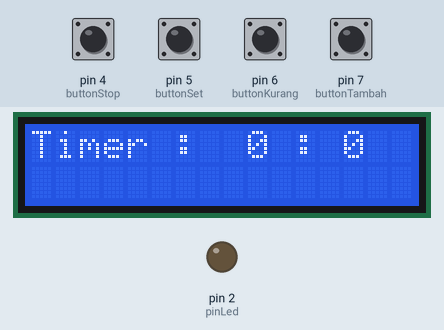
This sketch was run on a simulated Arduino Uno, built with avr-gcc and run on an emulated ATmega328P. Shown: 16×2 character LCD, output pins drawn as LEDs (lit = HIGH). The inputs (shaded band) are chosen by the test bench; at power-on: pin 4 (buttonStop), pin 5 (buttonSet), pin 6 (buttonKurang), pin 7 (buttonTambah) HIGH. What the sketch prints to the serial monitor is not drawn.

Above: at 4.2 s.
4.3 s: pin 5 (buttonSet) pulled LOW for 3.2 s
At 4.7 s:
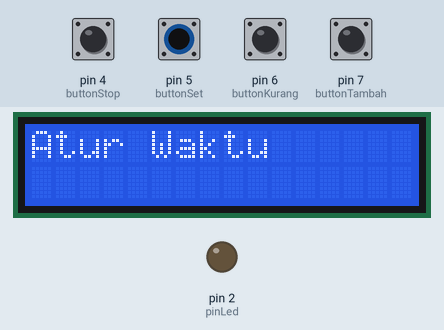
9.0 s: pin 4 (buttonStop) pulled LOW for 1 s
At 10.2 s:
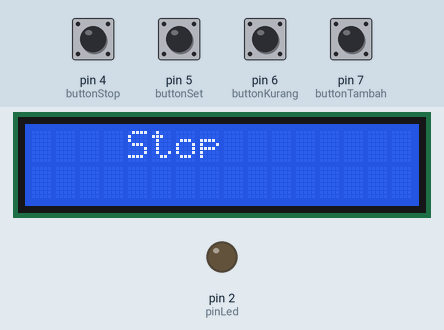
11.9 s: pin 5 (buttonSet) pulled LOW for 0.15 s
At 14.6 s:
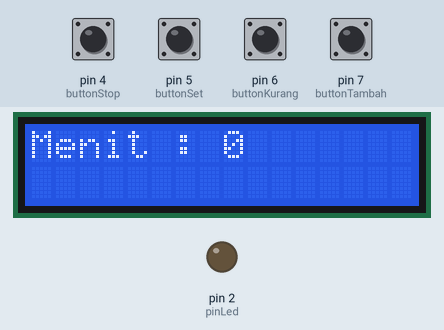
14.9 s: pin 6 (buttonKurang) pulled LOW for 1 s
At 16.2 s:
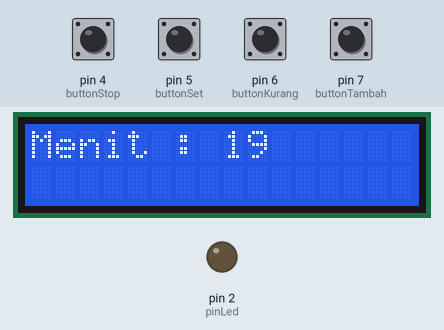
17.4 s: pin 7 (buttonTambah) pulled LOW for 1 s
At 19.3 s:
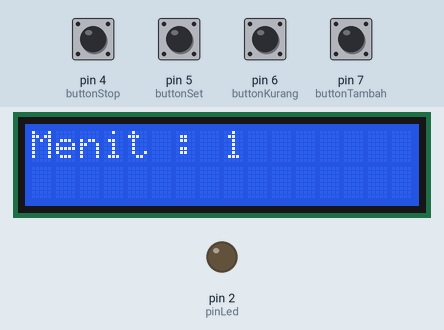
19.9 s: pin 7 (buttonTambah) pulled LOW for 0.15 s
At 21.1 s:
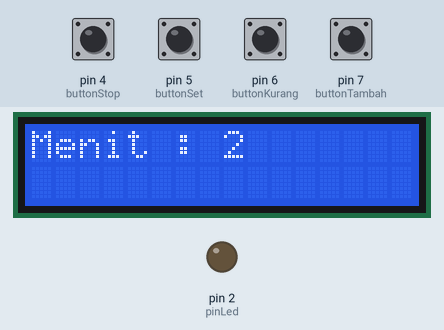
Timing chart, 0 to 22.5 s (numbered marks = the images above; inputs shaded):
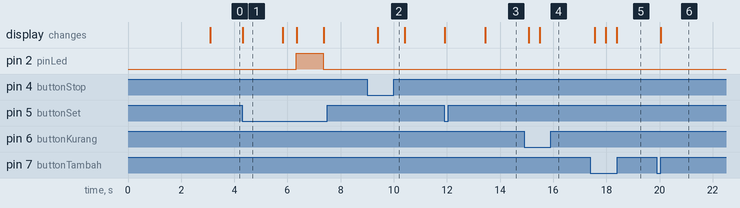

Measured:
- after the input at 4.3 s, pin 2 (pinLed): LOW → HIGH after 2.0 s, → LOW 1.0 s later; the display: changes at once (image 1)
- after the input at 9.0 s, the display: changes after 0.40 s (image 2)
- after the input at 11.9 s, the display: first changes at once (image 3 shows a later state)
- after the input at 14.9 s, the display: first changes after 0.19 s (image 4 shows a later state)
- after the input at 17.4 s, the display: first changes after 0.17 s (image 5 shows a later state)
- after the input at 19.9 s, the display: changes after 0.14 s (image 6)
- what the display in image 1 shows lasts 1.5 s, from 4.3 s to 5.8 s

The sketch:

TIMER_COUNTDOWN.ino
```cpp
#include <LiquidCrystal_I2C.h>
#include <Wire.h>
LiquidCrystal_I2C lcd(0x27, 16, 2);

const int pinLed = 2;
const int buttonTambah = 7;
const int buttonKurang = 6;
const int buttonSet = 5;
const int buttonStop = 4;

int minute = 0;
int m, s = 0;

void setup() {
  // put your setup code here, to run once:
Serial.begin(9600);
lcd.begin();
pinMode(pinLed,OUTPUT);
pinMode(buttonTambah,INPUT_PULLUP);
pinMode(buttonKurang,INPUT_PULLUP);
pinMode(buttonSet,INPUT_PULLUP);
pinMode(buttonStop,INPUT_PULLUP);

lcd.setCursor(1,0);
lcd.print("TEKNISI WIBU");
lcd.setCursor(1,1);
lcd.print("project timer");
delay(3000);
lcd.clear();
}

void loop() {
  //tampilan awal
  lcd.setCursor(0, 0);
  lcd.print("Timer :");
  lcd.setCursor(9, 0);
  lcd.print("0"); lcd.print(" :"); lcd.print(" 0");
  //atur waktu
  if (digitalRead(buttonSet) == LOW) {
    lcd.clear();
    lcd.setCursor(0, 0);
    lcd.print("Atur Waktu");
    delay(1500);

    //Input waktu menit
    while (digitalRead(buttonSet) == HIGH) {
      if (digitalRead(buttonTambah) == LOW) {
        if (minute >= 20) {
          minute = 0;
        } else {
          minute++;
        }
      }
      if (digitalRead(buttonKurang) == LOW) {
        if (minute < 1) {
          minute = 20;
        } else {
          minute--;
        }
      }
      lcd.clear();
      lcd.setCursor(0, 0);
      lcd.print("Menit : ");
      Serial.println(minute);
      lcd.print(minute);
      delay(400);
    }

    lcd.clear();
    m = minute;
    s = 0;
    lcd.setCursor(4, 0);
    lcd.print("Mulai");
    delay(500);
    //menampilkan waktu yang telah diatur
    for (m; m >= 0; m--) {
      for (s; s >= 0; s--) {
        digitalWrite(pinLed, HIGH);
        lcd.clear();
        lcd.setCursor(0, 0);
        lcd.print("Timer : ");
        lcd.print(m);
        lcd.print(" : ");
        lcd.print(s);
        if (digitalRead(buttonStop) == LOW) {
          goto timeStop;
        }
        delay(1000);
      }
      s = 59;
    }
    digitalWrite(pinLed, LOW);
    lcd.clear();
    lcd.setCursor(4, 0);
    lcd.print("Selesai");
    while (digitalRead(buttonStop) == HIGH) {
      lcd.setCursor(4, 0);
      lcd.print("Selesai");
      delay(500);
      lcd.clear();
    }

    timeStop:
    lcd.clear();
    lcd.setCursor(4, 0);
    lcd.print("Stop");
    delay(1000);
    lcd.clear();
  }
}
```
